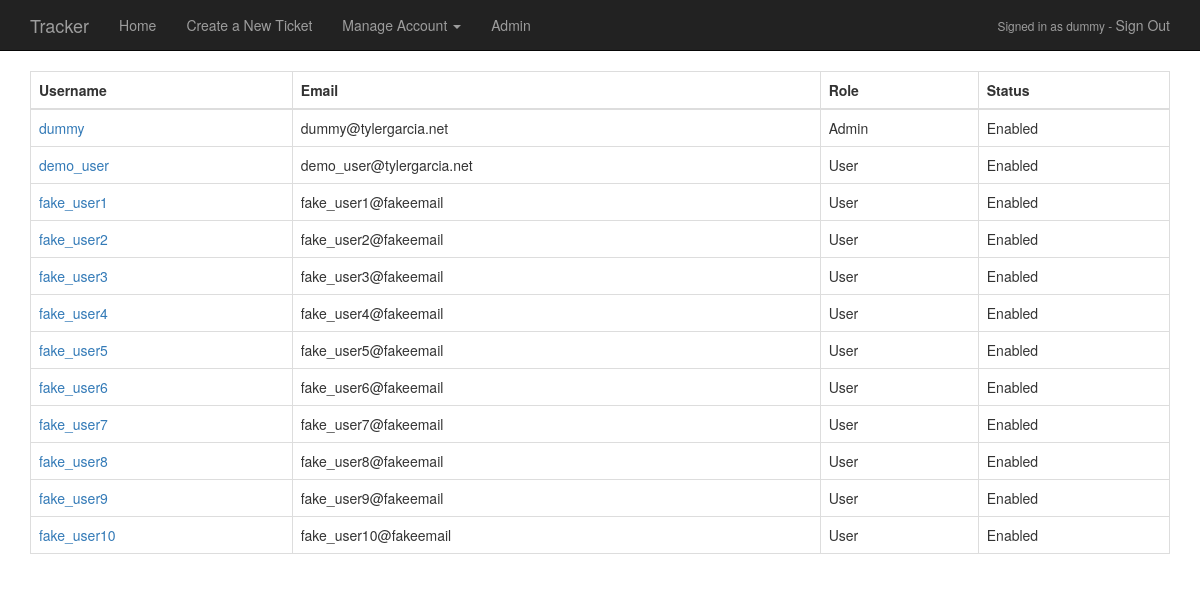
The page /admin (signed in) on the database its author committed.
### app/models.py (models this page shows, shortened)
class User(UserMixin, db.Model):
    __tablename__ = "users"
    id = db.Column(db.Integer, primary_key=True)
    username = db.Column(db.String(64), unique=True, index=True)
    email = db.Column(db.String(64), unique=True, index=True)
    password_hash = db.Column(db.String(128))
    confirmed = db.Column(db.Boolean, default=False)
    isadmin = db.Column(db.Boolean, default=False)
    accountcreated = db.Column(db.DateTime, default=datetime.utcnow)
    lastloggedin = db.Column(db.DateTime, default=datetime.utcnow)
    disabled = db.Column(db.Boolean, default=False)
    notifications = db.Column(db.Boolean, default=True)
    tickets = db.relationship("Ticket", backref="user", lazy="dynamic")
    comments = db.relationship("Comment", backref="user", lazy="dynamic")
    @property
    def password(self):
        raise AttributeError("password is not a readable attribute")

### app/main/views.py (the view)
@main.route("/admin")
@login_required
@admin_required
def admin():
    users = User.query.all()
    return render_template("admin.html",
                           users=users)

### app/auth/views.py (called while the page is built)
@auth.before_app_request
def before_request():
    if current_user.is_authenticated \
            and not current_user.confirmed \
            and request.endpoint[:5] != "auth.":
        return redirect(url_for("auth.unconfirmed"))

### app/models.py (called while the page is built)
@login_manager.user_loader
def load_user(user_id):
    return User.query.get(int(user_id))

### app/templates/admin.html (shortened to what this page needs)
{% extends "base.html" %}
{% block page_content %}
    <table class="table table-responsive table-bordered table-hover">
    <thead class="thead-inverse">
        <tr>
            <th>Username</th>
            <th>Email</th>
            <th>Role</th>
            <th>Status</th>
        </tr>
    </thead>
    <tbody>
    {% for user in users %}
        <tr>
            <td><a href="{{ url_for('main.user', username=user.username) }}">{{ user.username }}</a></td>
            <td>{{ user.email }}</td>
            <td>{% if user.isadmin %}Admin{% else %}User{% endif %}</td>
            <td>{% if user.disabled %}Disabled{% else %}Enabled{% endif %}</td>
        </tr>
    {% endfor %}
    </tbody>
    </table>
{% endblock %}

### app/templates/base.html (shortened to what this page needs)
{% extends "bootstrap/base.html" %}
{% block navbar %}
<div class="navbar navbar-inverse navbar-static-top" role="navigation">
    <div class="container">
        <div class="navbar-header">
            <a class="navbar-brand" href="/">Tracker</a>
        </div>
        <div class="navbar-collapse collapse">
            <ul class="nav navbar-nav">
                <li><a href="/">Home</a></li>
                {% if current_user.is_authenticated %}
                <li><a href="{{ url_for('main.new_ticket') }}">Create a New Ticket</a></li>
                <li class="dropdown">
                    <a href="#" data-toggle="dropdown" role="button" aria-haspopup="true" aria-expanded="false">
                        Manage Account
                        <span class="caret"></span>
                    </a>
                </li>
                {% if current_user.isadmin %}
                <li><a href="{{ url_for('main.admin') }}">Admin</a></li>
                {% endif %}
                {% endif %}
            </ul>
            <ul class="nav navbar-nav navbar-right">
                {% if current_user.is_authenticated %}
                <li><p class="navbar-text small">Signed in as {{ current_user.username }} - <a class="navbar-link" style="font-size: 14px;" href="{{ url_for('auth.logout') }}">Sign Out</a></p></li>
                {% else %}
                <li><a href="{{ url_for('auth.login') }}">Sign In</a></li>
                {% endif %}
            </ul>
        </div>
    </div>
</div>
{% endblock %}
{% block content %}
<div class="container">
	{% block page_content %}{% endblock %}
</div>
{% endblock %}

### rows shown on the page
User: username "dummy", email "dummy@tylergarcia.net", isadmin "Admin", disabled "Enabled"
User: username "demo_user", email "demo_user@tylergarcia.net", isadmin "User", disabled "Enabled"
User: username "fake_user1", email "fake_user1@fakeemail", isadmin "User", disabled "Enabled"
User: username "fake_user2", email "fake_user2@fakeemail", isadmin "User", disabled "Enabled"
User: username "fake_user3", email "fake_user3@fakeemail", isadmin "User", disabled "Enabled"
User: username "fake_user4", email "fake_user4@fakeemail", isadmin "User", disabled "Enabled"
User: username "fake_user5", email "fake_user5@fakeemail", isadmin "User", disabled "Enabled"
User: username "fake_user6", email "fake_user6@fakeemail", isadmin "User", disabled "Enabled"
User: username "fake_user7", email "fake_user7@fakeemail", isadmin "User", disabled "Enabled"
User: username "fake_user8", email "fake_user8@fakeemail", isadmin "User", disabled "Enabled"
User: username "fake_user9", email "fake_user9@fakeemail", isadmin "User", disabled "Enabled"
User: username "fake_user10", email "fake_user10@fakeemail", isadmin "User", disabled "Enabled"
